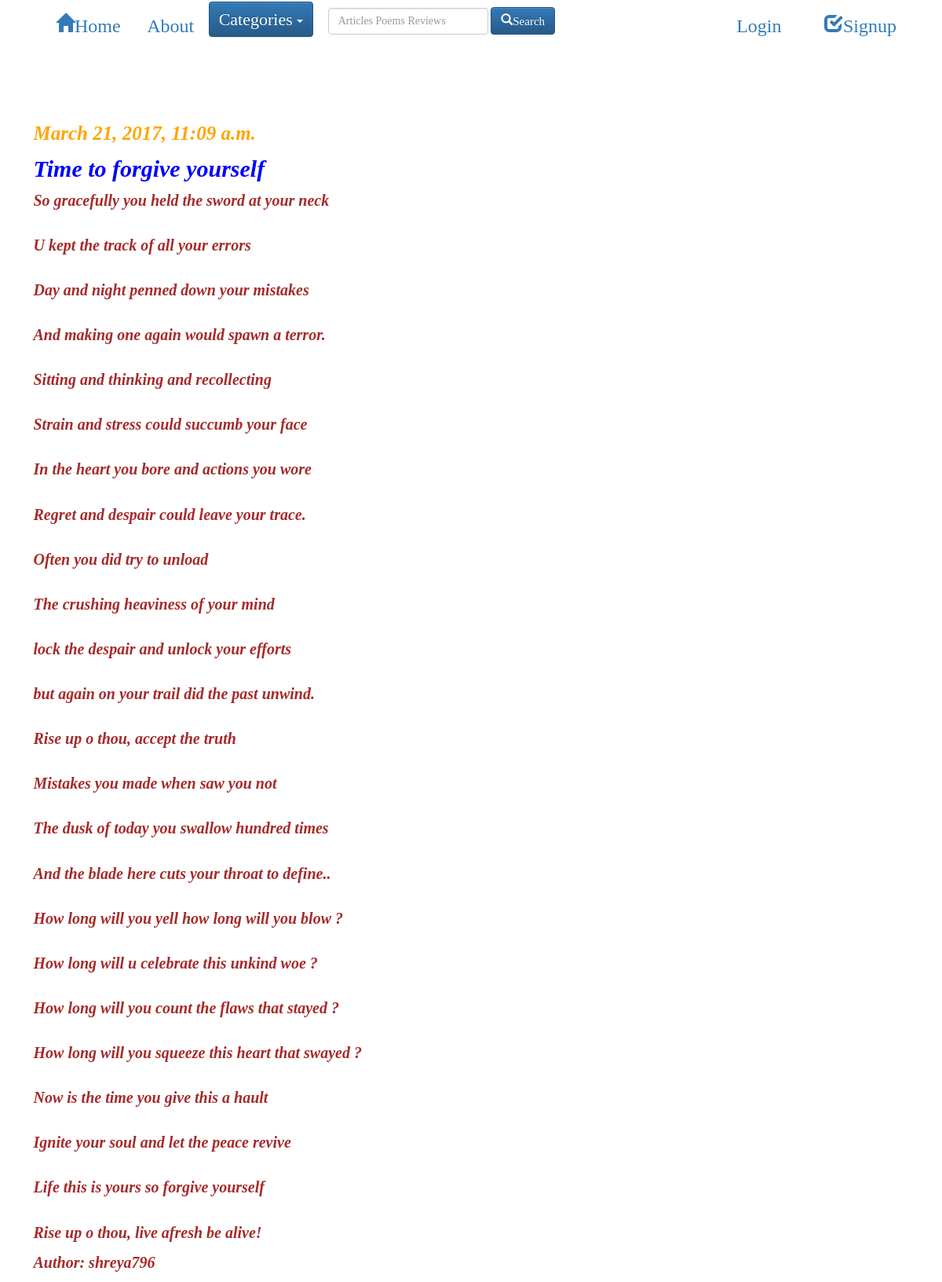
The app's page /post/1/ with its own data.
### blog/models.py (models this page shows, shortened)
class Post(models.Model):
    author = models.ForeignKey('auth.User')
    title = models.CharField(max_length=200)
    text = models.TextField()
    created_date = models.DateTimeField(
            default=timezone.now)
    published_date = models.DateTimeField(blank=True, null=True, default=None)
    category = models.ForeignKey('blog.Category', related_name='posts')

### blog/views.py (the view)
# urls.py: url(r'^post/(?P<pk>\d+)/$', views.post_detail, name='post_detail'),
def post_detail(request, pk):  #matches url of type post/2005
    post = get_object_or_404(Post, pk=pk)
    categories = Category.objects.all()
    return render(request, 'blog/post_detail.html', {'post': post})

### blog/templates/blog/post_detail.html (shortened to what this page needs)
{% extends 'blog/base.html' %}
{% block content %}
    <p class="postA">
        {% if post.published_date %}
            <div class="date">
             {{ post.published_date }} </p>
            </div>
        {% endif %}
        <h4>{{ post.title }}</h4>
        <p >{{ post.text|linebreaksbr }}</p>
             <p>Author: {{post.author}}</p>
    </div>
{% endblock %}

### blog/static/css/blog.css (style rules this page uses)
body { padding-left: 25px; }
.postA { margin-bottom: 70px; }
h4 { color: blue; font-weight: bold; font-family: 'Georgia'; font-style: italic; font-size: 30px; text-align: justify; }
p { color: brown; font-weight: bold; font-family: 'Comic sans Ms'; font-style: italic; font-size: 20px; text-align: justify; }
.date { color:orange; font-family:'Calibri'; font-weight:bold; font-style:italic; font-size:25px; }

### records on screen
Post: published_date "March 21, 2017, 11:09 a.m.", title "Time to forgive yourself", text "So gracefully you held the sword at your neck U kept the track of all your errors Day and night penned down your mistakes And making one again would spawn a terror. Sitting and thinking and recollecting Strain and stress could succumb your face In the heart you bore and actions you wore Regret and despair could leave your trace. Often you did try to unload The crushing heaviness of your mind lock the despair and unlock your efforts but again on your trail did the past unwind. Rise up o thou, accept the truth Mistakes you made when saw you not The dusk of today you swallow hundred times And the blade here cuts your throat to define.. How long will you yell how long will you blow ? How long…", author "shreya796"
